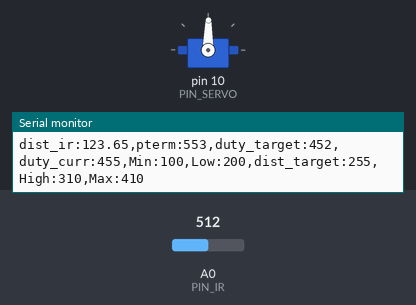
Bench run of a sketch on a simulated Arduino Uno, built with avr-gcc and run on an emulated ATmega328P. On the bench: servo, the last lines printed to the serial monitor. Inputs (shaded band) come from the test bench; at power-on: A0 (PIN_IR) = 512.

Above: at 1.2 s.
1.3 s: A0 (PIN_IR) set to 246
2.8 s: A0 (PIN_IR) set to 223
At 5.21 s:
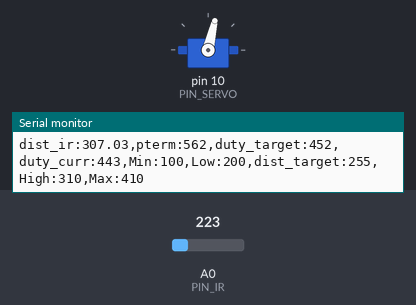
5.8 s: A0 (PIN_IR) set to 265
7.3 s: A0 (PIN_IR) set to 130
At 15.6 s:
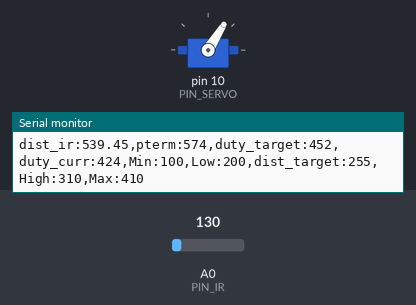
Timing chart, 0 to 16.9 s (numbered marks = the images above; inputs shaded):
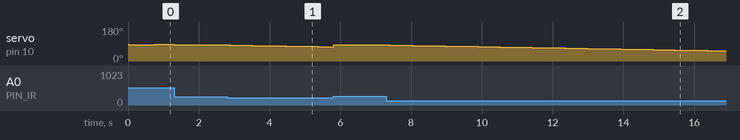

Measured:
- the behaviour switches between 236 and 235 on A0 (PIN_IR) (found by bisection; images 0 and 1)
- after the input at 2.8 s, servo on pin 10 (PIN_SERVO): moves from 85° to 75° over 2.8 s, starting after 0.10 s
- after the input at 7.3 s, servo on pin 10 (PIN_SERVO): moves from 85° to 54° over 9.3 s, starting after 0.10 s

The sketch:

21_bbc_20161928.ino
```cpp
#include <Servo.h>

#define PIN_SERVO 10
#define PIN_IR A0

#define _DIST_TARGET 255
#define _DIST_MIN 100
#define _DIST_MAX 410

#define _DIST_ALPHA 0.1

#define _DUTY_NEU 1420
#define _DUTY_LOW 1470
#define _DUTY_HIGH 1250

#define _SERVO_SPEED 30.0
#define INTERVAL 25

#define _INTERVAL_DIST 15
#define _INTERVAL_SERVO 15
#define _INTERVAL_SERIAL 100

#define _SERVO_ANGLE 30.0
#define _SERVO_SPEED 30.0
//int speed[4] = {_DUTY_NEU, _DUTY_LOW, _DUTY_HIGH, _DUTY_LOW};
Servo myservo;
int num=0;
float val_ema, alpha, val_ema_1=0;
unsigned long last_sampling_time_dist, last_sampling_time_servo, last_sampling_time_serial;
unsigned long last_sampling_time;
int duty_chg_per_interval;
int a,b;
float dist_target, dist_raw, dist_cali, dist_ema;
int duty_target, duty_curr;
float err_curr, err_prev, control, pterm, dterm, iterm;
bool event_dist, event_servo, event_serial;
int change, number =0;

void setup() {
  // put your setup code here, to run once:
  myservo.attach(PIN_SERVO);

  //duty_chg_per_interval = (_DUTY_HIGH - _DUTY_LOW) * (_SERVO_SPEED / 180.0) * (INTERVAL / 1000.0);
  Serial.begin(57600);
  last_sampling_time_dist=0;
  last_sampling_time_servo=0;
  last_sampling_time_serial=0;
  duty_target = _DUTY_NEU;
  duty_curr = _DUTY_NEU;

  //a = 70;
  //b = 300;
  a = -20;
  b = 260;
  last_sampling_time = 0;
  duty_chg_per_interval = (_DUTY_HIGH - _DUTY_LOW)*(_SERVO_SPEED / (_SERVO_ANGLE*2))*(_INTERVAL_SERVO/1000.0);
}


float ir_distance(void)
{
  float value;
  float volt = float(analogRead(PIN_IR));

  value = ((6762.0/volt-9.0)-4.0)*10.0;
  //return 300.0 / (b-a)*(value - a) + 100;
  return 100 + 300.0 / (b - a) * (value - a);

}

float ir_distance_filtered(void)
{
  dist_raw = ir_distance();
  return _DIST_ALPHA*dist_raw+(1-_DIST_ALPHA)*dist_ema;
}

void loop() {
  // put your main code here, to run repeatedly:
  //if(millis() < last_sampling_time + INTERVAL ) return ;
  unsigned long time_curr = millis();
  if(time_curr >= last_sampling_time_dist + _INTERVAL_DIST)
  {
    last_sampling_time_dist += _INTERVAL_DIST;
    event_dist = true;
  }
  if(time_curr >= last_sampling_time_servo + _INTERVAL_SERVO)
  {
    last_sampling_time_servo += _INTERVAL_SERVO;
    event_servo = true;
  }
  if(time_curr >= last_sampling_time_serial + _INTERVAL_SERIAL)
  {
    last_sampling_time_serial += _INTERVAL_SERIAL;
    event_serial = true;
  }

  //dist_raw = dist_ema = ir_distance_filtered();

  dist_raw = dist_ema = ir_distance();
  //dist_raw = ir_distance();
  //dist_cali = 100 + 300.0 / (b - a) * (dist_raw - a);

  //Serial.print("min:0,max:500,dist:");
  //Serial.print(dist_raw);
  //Serial.print(",dist_cali:");
  //Serial.println(dist_cali);

  if(event_dist)
  {
    event_dist = false;
    //dist_ema = ir_distance_filtered();

    pterm = dist_ema - _DIST_TARGET;
    //pterm = err_curr;
    //iterm=0;
    //dterm=0;
    //control = _KP*pterm+iterm+dterm;
  }
  if(event_servo)
  {
    event_servo = false;
    /*if(duty_target > duty_curr)
    {
      duty_curr += duty_chg_per_interval;
      if(duty_curr > duty_target) duty_curr = duty_target;
    }
    else
    {
      duty_curr -= duty_chg_per_interval;
      if(duty_curr < duty_target) duty_curr = duty_target;
    }
    */
    if(number>=3)
    {
      if(change==1) duty_curr += duty_chg_per_interval;
      else duty_curr -= duty_chg_per_interval;
      number =0;
    }
    else if(dist_ema < 140)
    {
      duty_curr -= duty_chg_per_interval;
      if(change ==1) number++;
      else
      {
        change =1;
        number = 0;
      }
      //duty_curr = duty_target;
    }
    else if(dist_ema < 190)
    {
      duty_curr = duty_target + (duty_chg_per_interval *2);
      if(change ==1) number++;
      else
      {
        change =1;
        number = 0;
      }
      //duty_curr = duty_target;
    }
    else if(dist_ema > 290)
    {
      duty_curr += duty_chg_per_interval;
      if(change ==2) number++;
      else
      {
        change =2;
        number = 0;
      }
      //duty_curr = duty_target;
    }
    else if(dist_ema > 280)
    {
      duty_curr = duty_target - (duty_chg_per_interval*2);
      if(change ==2) number++;
      else
      {
        change =2;
        number = 0;
      }
    }
    else
    {

      duty_curr = duty_target;
    }
    myservo.writeMicroseconds(duty_curr);
  }
  if(event_serial)
  {
    event_serial = false;
    Serial.print("dist_ir:");
    Serial.print(dist_raw);
    Serial.print(",pterm:");
    Serial.print(map(pterm,-1000,1000,510,610));
    Serial.print(",duty_target:");
    Serial.print(map(duty_target,1000,2000,410,510));
    Serial.print(",duty_curr:");
    Serial.print(map(duty_curr,1000,2000,410,510));
    Serial.println(",Min:100,Low:200,dist_target:255,High:310,Max:410");
  }


  /*
  if(raw_dist < 240)
    myservo.writeMicroseconds(_DUTY_LOW);
   else if (raw_dist > 240 && raw_dist < 260)
    myservo.writeMicroseconds(_DUTY_NEU);
  else
    myservo.writeMicroseconds(_DUTY_HIGH);
   */
  /*
   if (dist_cali < 255)
    myservo.writeMicroseconds(_DUTY_LOW);
   else
    myservo.writeMicroseconds(_DUTY_HIGH);
  */
  /*
  if(dist_cali < 150)
  {

    myservo.writeMicroseconds(_DUTY_LOW);
  }
  else if(dist_cali < 370)
    myservo.writeMicroseconds(_DUTY_NEU);
  else
    myservo.writeMicroseconds(_DUTY_HIGH);

  last_sampling_time += INTERVAL;
  */
}
```
